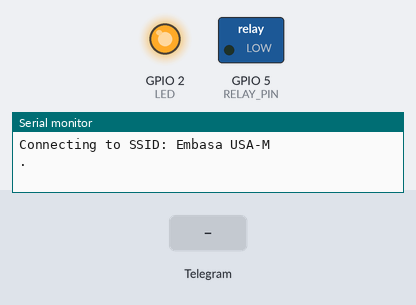
Recording of a sketch running on a simulated ESP32. On the bench: switched loads named in the sketch (green lamp = pin HIGH), output pins drawn as LEDs (lit = HIGH), the last lines printed to the serial monitor. Inputs (shaded band) come from the test bench. WiFi joins after 1.5 s; servers stay silent unless stated.

Above: at 0.1 s.
At 3.2 s:
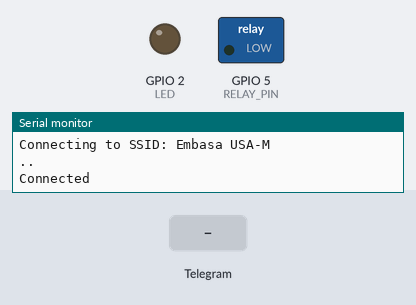
3.3 s: Telegram message "/start" received
Timing chart, 0 to 6.3 s (numbered marks = the images above; inputs shaded):
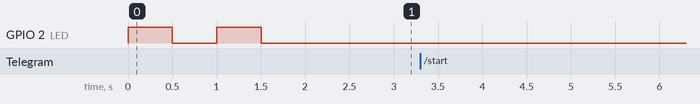

The sketch:

Gamboa0.ino
```cpp
//#if defined(ESP8266)
//#include <ESP8266WiFi.h>
//#else
#include <WiFi.h>
//#endif
#include <WiFiClientSecure.h>
#include <UniversalTelegramBot.h>
#include <ArduinoJson.h>
//#include <SimpleDHT.h>
#define LED 2
//Pino onde está o Relê
#define RELAY_PIN 5
//Intervalo entre as checagens de novas mensagens
#define INTERVAL 1000
//Token do seu bot. Troque pela que o BotFather te mostrar
#define BOT_TOKEN "5875114157:AAHahh0XbtDqGJhm6DH9cS2sjfHdZEEJgbo"
//Troque pelo ssid e senha da sua rede WiFi
#define SSID "Embasa USA-M"
#define PASSWORD "Sup0rt3!@#"

//Comandos aceitos
const String LIGHT_ON = "ligar a luz";
const String ON = "ON";
const String LIGHT_OFF = "desligar a luz";
const String OFF = "OFF";
const String STATS = "status";
const String START = "/start";
//Estado do relê
int relayStatus = HIGH;
//Cliente para conexões seguras
WiFiClientSecure client;
//Objeto com os métodos para comunicarmos pelo Telegram
UniversalTelegramBot bot(BOT_TOKEN, client);
//Tempo em que foi feita a última checagem
uint32_t lastCheckTime = 0;
//Quantidade de usuários que podem interagir com o bot
//#define SENDER_ID_COUNT 2
//Ids dos usuários que podem interagir com o bot.
//É possível verificar seu id pelo monitor serial ao enviar uma mensagem para o bot
//String validSenderIds[SENDER_ID_COUNT] = {"012345678", "123456789"};

void setup()
{
  Serial.begin(115200);
  pinMode(LED,OUTPUT);
  //Inicializa o WiFi e se conecta à rede
  setupWiFi();
  //Coloca o pino do relê como saída e enviamos o estado atual
  pinMode(RELAY_PIN, OUTPUT);
  //digitalWrite(RELAY_PIN, relayStatus);
}

void setupWiFi()
{
  Serial.print("Connecting to SSID: ");
  Serial.println(SSID);
  //Inicia em modo station e se conecta à rede WiFi
  WiFi.mode(WIFI_STA);
  WiFi.begin(SSID, PASSWORD);
  //Enquanto não estiver conectado à rede
  while (WiFi.status() != WL_CONNECTED)
  {
    Serial.print(".");
    digitalWrite(LED, HIGH);
    delay(500);
    digitalWrite(LED, LOW);
    delay(500);
  }
  //Se chegou aqui está conectado
  Serial.println();
  Serial.println("Connected");
  digitalWrite(LED,LOW);
}
void loop()
{
  //Tempo agora desde o boot
  uint32_t now = millis();
  //Se o tempo passado desde a última checagem for maior que o intervalo determinado
  if (now - lastCheckTime > INTERVAL)
  {
    //Coloca o tempo de útlima checagem como agora e checa por mensagens
    lastCheckTime = now;
    int numNewMessages = bot.getUpdates(bot.last_message_received + 1);
    handleNewMessages(numNewMessages);
  }
}

void handleNewMessages(int numNewMessages)
{
  for (int i=0; i<numNewMessages; i++) //para cada mensagem nova
  {
    String chatId = String(bot.messages[i].chat_id); //id do chat
    String senderId = String(bot.messages[i].from_id); //id do contato
    Serial.println("senderId: " + senderId); //mostra no monitor serial o id de quem mandou a mensagem
    String text = bot.messages[i].text; //texto que chegou
    if (text.equalsIgnoreCase(START))
    {
      handleStart(chatId, bot.messages[i].from_name); //mostra as opções
    }
    //else if (text.equalsIgnoreCase(LIGHT_ON))
    else if (text.equalsIgnoreCase(ON))
    {
      handleLightOn(chatId); //liga o relê
    }
    //else if(text.equalsIgnoreCase(LIGHT_OFF))
    else if(text.equalsIgnoreCase(OFF))
    {
     handleLightOff(chatId); //desliga o relê
    }
    //else if(text.equalsIgnoreCase(CLIMATE))
    //{
      //handleClimate(chatId); //envia mensagem com a temperatura e umidade
    //}
    //else if (text.equalsIgnoreCase(STATS))
    //{
      //handleStatus(chatId); //envia mensagem com o estado do relê, temperatura e umidade
    //}
    //else
    {
      handleNotFound(chatId); //mostra mensagem que a opção não é válida e mostra as opções
    }
  }//for
}

void handleStart(String chatId, String fromName)
{
  //Mostra Olá e o nome do contato seguido das mensagens válidas
  String message = "<b>Olá " + fromName + ".</b>\n";
  message += getCommands();
  bot.sendMessage(chatId, message, "HTML");
}

String getCommands()
{
  //String com a lista de mensagens que são válidas e explicação sobre o que faz
  String message = "Os comandos disponíveis são:\n\n";
  //message += "<b>" + LIGHT_ON + "</b>: Para ligar a luz\n";
  message += "<b>" + ON + "</b>: Para ligar a luz\n";
  //message += "<b>" + LIGHT_OFF + "</b>: Para desligar a luz\n";
  message += "<b>" + OFF + "</b>: Para desligar a luz\n";
  //message += "<b>" + CLIMATE + "</b>: Para verificar o clima\n";
  //message += "<b>" + STATS + "</b>: Para verificar o estado da luz e a temperatura";
  return message;
}

void handleLightOn(String chatId)
{
  //Liga o relê e envia mensagem confirmando a operação
  relayStatus = HIGH; //A lógica do nosso relê é invertida
  digitalWrite(RELAY_PIN, relayStatus);
  bot.sendMessage(chatId, "A luz está <b>acesa</b>", "HTML");
}
void handleLightOff(String chatId)
{
  //Desliga o relê e envia mensagem confirmando a operação
  relayStatus = HIGH; //A lógica do nosso relê é invertida
  digitalWrite(RELAY_PIN, relayStatus);
  bot.sendMessage(chatId, "A luz está <b>apagada</b>", "HTML");
}
void handleStatus(String chatId)
{
  String message = "";

  //Verifica se o relê está ligado ou desligado e gera a mensagem de acordo
  if(relayStatus == LOW) //A lógica do nosso relê é invertida
  {
    message += "A luz está acesa\n";
  }
  else
  {
    message += "A luz está apagada\n";
  }
  //Adiciona à mensagem o valor da temperatura e umidade
  //message += getClimateMessage();
  //Envia a mensagem para o contato
  bot.sendMessage(chatId, message, "");
}
void handleNotFound(String chatId)
{
  //Envia mensagem dizendo que o comando não foi encontrado e mostra opções de comando válidos
  String message = "Comando não encontrado\n";
  message += getCommands();
  bot.sendMessage(chatId, message, "HTML");
}
```
